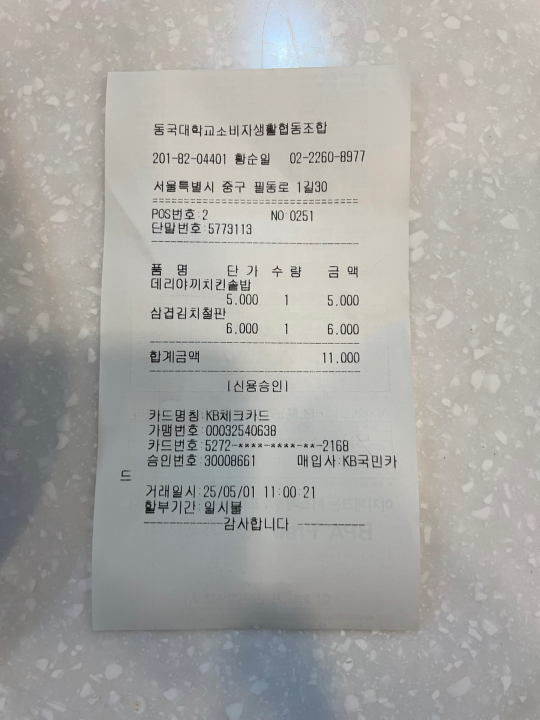
#> input picture recipt_image/recipt7.jpg, 1080 x 1440 px (shown at 1/2 size)
$ python imageprocess4.py
#> lines starting #> are read from the running program, lines starting #| are printed output that depends on the picture; after the words box and inside, x2 and y2 are one past the last pixel; in counts of white or black regions, pixels touching at a corner belong together
import cv2
import imutils
import numpy as np
from imutils.perspective import four_point_transform
from imutils.perspective import order_points

original_image =  cv2.imread("recipt_image/recipt7.jpg")
#> original_image is the input picture: shape (1440, 1080, 3); mean B, G, R 163.5, 167.4, 168.5

image = original_image.copy()
image = imutils.resize(image, width=500)

gray = cv2.cvtColor(image, cv2.COLOR_BGR2GRAY)

# 그림자 제거
dilated = cv2.dilate(gray, cv2.getStructuringElement(cv2.MORPH_RECT, (7, 7)))
bg = cv2.medianBlur(dilated, 21)
shadowless = cv2.absdiff(gray, bg)
shadowless = cv2.normalize(shadowless, None, 0, 255, cv2.NORM_MINMAX)

# 히스토그램 평활화
shadowless_eq = cv2.equalizeHist(shadowless)
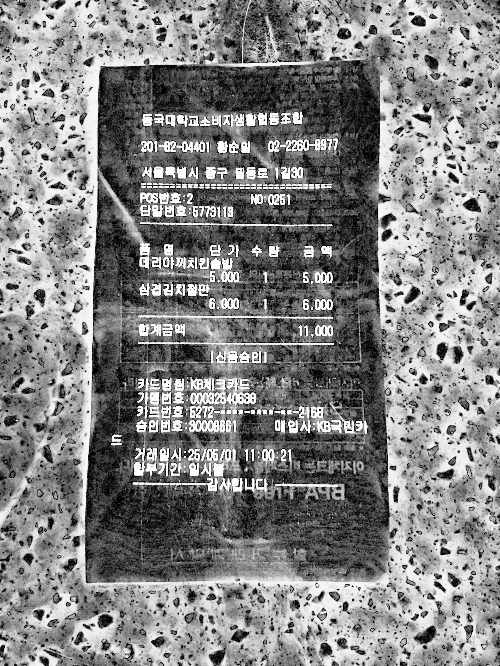
#> shadowless_eq: shape (666, 500); min 0, max 255, mean 132.2

# 밝기 대비 향상을 위해 adaptive threshold 적용
thresh = cv2.adaptiveThreshold(
    gray, 255,
    cv2.ADAPTIVE_THRESH_GAUSSIAN_C,
    cv2.THRESH_BINARY, 11, 2
)
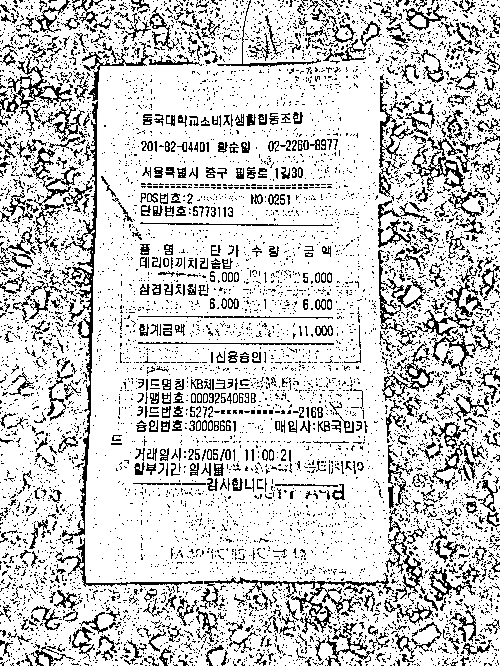
#> thresh: shape (666, 500); 80.6% white; black in thin lines or dots

# 이진화 결과 확인
cv2.imshow("Threshold", thresh)

blurred = cv2.GaussianBlur(thresh, (7,7,), 0)
edged = cv2.Canny(blurred, 50, 150)
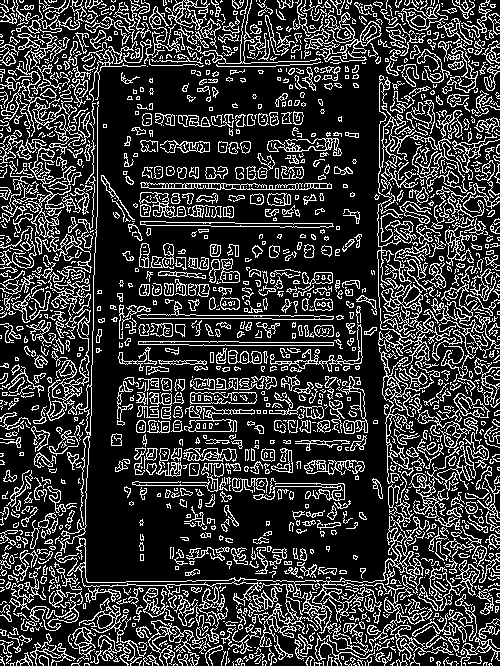
#> edged: shape (666, 500); 22.3% white in thin lines or dots

# 디버깅 1
cv2.imshow("Edged", edged)
cv2.waitKey(0)
cv2.destroyAllWindows()

# 외곽선 추출 및 면적 기준 정렬
cnts = cv2.findContours(edged.copy(), cv2.RETR_EXTERNAL, cv2.CHAIN_APPROX_SIMPLE)
#> cnts = 1665 contours, 1250 with area under 20; largest, box (x1, y1, x2, y2) and area: (54, 75, 500, 634) 8621, (0, 122, 96, 273) 1340, (304, 8, 382, 62) 835, (148, 586, 228, 666) 830, (140, 182, 332, 190) 828
cnts = imutils.grab_contours(cnts)
cnts = sorted(cnts, key=cv2.contourArea, reverse=True)

# 사각형 윤곽선 찾기
receiptCnt = None
min_area = image.shape[0] * image.shape[1] * 0.2  # 20% 이상만
#> min_area = 66600
max_area = image.shape[0] * image.shape[1] * 0.95  # 너무 큰 것도 제외
#> max_area = 316350

for c in cnts:
    if cv2.contourArea(c) < 10000: continue
    if cv2.contourArea(c) > 1000:
        area = cv2.contourArea(c)
        if area < min_area or area > max_area:
            continue
        hull = cv2.convexHull(c)
        peri = cv2.arcLength(hull, True)
        approx = cv2.approxPolyDP(hull, 0.02 * peri, True)

        if len(approx) == 4:
            area = cv2.contourArea(approx)
            x, y, w, h = cv2.boundingRect(approx)
            aspect_ratio = float(w) / h

            if area > max_area and 0.5 < aspect_ratio < 2.5:  # 세로로 긴 경우
                max_area = area
                receiptCnt = approx
            if 0.4 < aspect_ratio < 0.8 or 0.8 < aspect_ratio < 1.2 or aspect_ratio > 1.5:  # 다양한 가로/세로 비율 허용
                receiptCnt = approx
                break
#> after the loop, max_area = 316350

# 실패 시 방법1 - minAreaRect
if receiptCnt is None:
    print("1. Could not find 4-point contour. Using minAreaRect fallback.")
    blurred = cv2.GaussianBlur(thresh, (5,5,), 0)
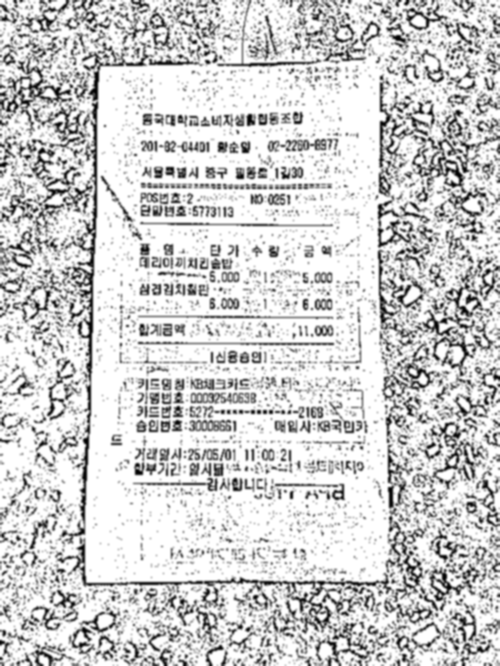
#> blurred: shape (666, 500); min 0, max 255, mean 205.4
    edged = cv2.Canny(blurred, 50, 150)
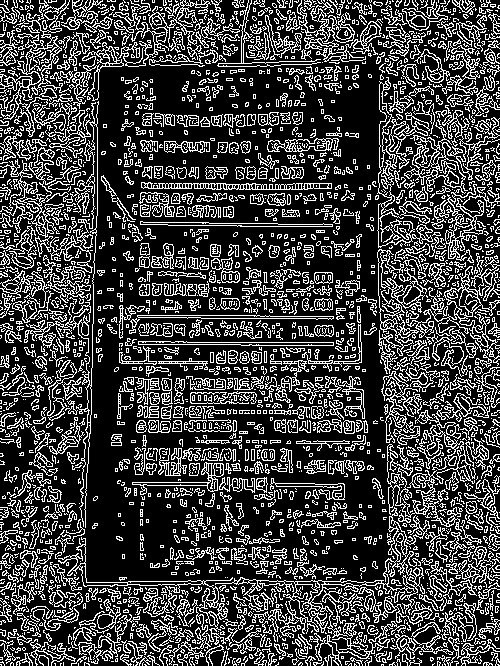
#> edged: shape (666, 500); 25.9% white in thin lines or dots
    cnts = cv2.findContours(edged.copy(), cv2.RETR_EXTERNAL, cv2.CHAIN_APPROX_SIMPLE)
#> cnts = 2473 contours, 1998 with area under 20; largest, box (x1, y1, x2, y2) and area: (0, 101, 99, 528) 3398, (215, 507, 430, 642) 3118, (407, 253, 500, 368) 1770, (387, 410, 476, 532) 1643, (58, 537, 233, 666) 1614
    cnts = imutils.grab_contours(cnts)
    cnts = sorted(cnts, key=cv2.contourArea, reverse=True)
    largest = max(cnts, key=cv2.contourArea)
#> largest = contour of 2774 points, box (x1, y1, x2, y2) (0, 101, 99, 528), area 3398
    area = cv2.contourArea(largest)
#> area = 3398

    if area < min_area or area > max_area:
        print("❌ minAreaRect contour size out of range")
    else:
        rect = cv2.minAreaRect(largest)
        box = cv2.boxPoints(rect)
        box = order_points(box)
        w, h = rect[1]
        angle = abs(rect[2])
        aspect_ratio = max(w, h) / (min(w, h) + 1e-5)

        if angle > 30 or aspect_ratio > 4:
            print("⚠️ minAreaRect shape invalid → ignored")
        else:
            receiptCnt = np.intp(box)


# 실패 시 방법2
if receiptCnt is None:
    print("2. Could not find 4-point contour. Using minAreaRect fallback.")
    _, otsu = cv2.threshold(gray, 0, 255, cv2.THRESH_BINARY + cv2.THRESH_OTSU)
#> otsu: shape (666, 500); 63% white; 401 black regions (272 under 20 px), largest, box (x1, y1, x2, y2) and area: (0, 90, 500, 666) 114898, (91, 103, 97, 229) 473, (90, 71, 99, 101) 164
    otsu_blurred = cv2.GaussianBlur(otsu, (7, 7), 0)
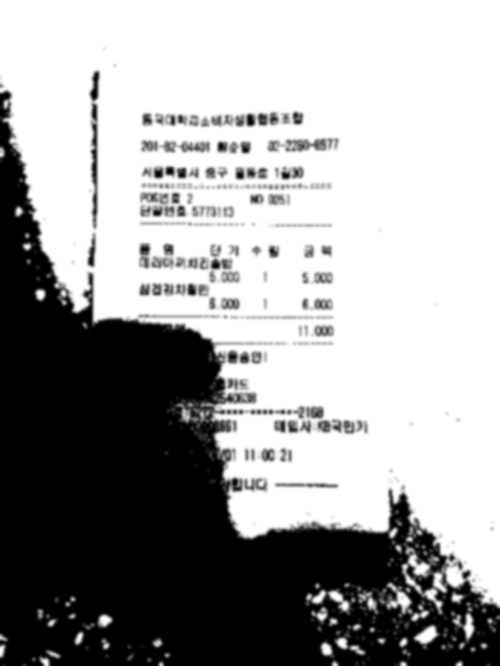
#> otsu_blurred: shape (666, 500); min 0, max 255, mean 160.6
    otsu_edged = cv2.Canny(otsu_blurred, 50, 150)
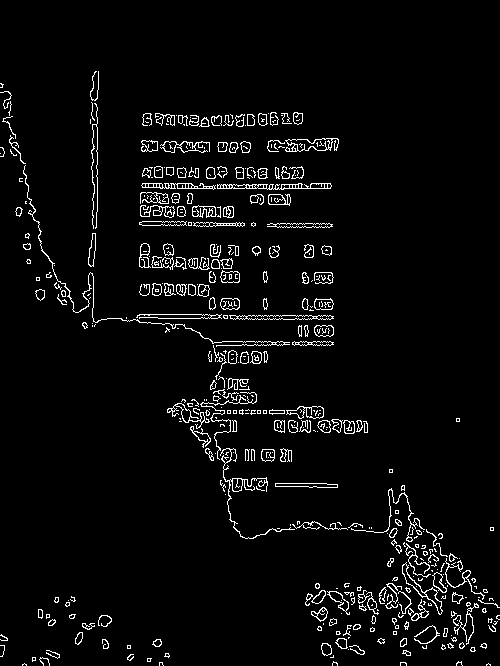
#> otsu_edged: shape (666, 500); 4.1% white in thin lines or dots, all inside (x1, y1, x2, y2) = (0, 71, 500, 666)
    cnts = cv2.findContours(otsu_edged.copy(), cv2.RETR_EXTERNAL, cv2.CHAIN_APPROX_SIMPLE)[0]
#> cnts = 402 contours, 275 with area under 20; largest, box (x1, y1, x2, y2) and area: (285, 138, 339, 152) 438, (217, 183, 332, 190) 388, (402, 562, 443, 615) 368, (229, 315, 334, 320) 329, (286, 406, 324, 419) 282
    cnts = sorted(cnts, key=cv2.contourArea, reverse=True)
    for c in cnts:
        area = cv2.contourArea(c)
        if area < min_area or area > max_area:
            continue
        peri = cv2.arcLength(c, True)
        approx = cv2.approxPolyDP(c, 0.02 * peri, True)
        if len(approx) == 4:
            receiptCnt = approx
            break
#> this loop made 402 passes
#> area on passes 1 to 3: 438, 388.5, 367.5

if receiptCnt is None:
    print("⚠️ 윤곽선 검출 실패 → 원본 이미지 그대로 사용")
    receipt = original_image.copy()
else:
    print("✅ 윤곽선 검출 성공 → 투시 변환")


# 윤곽선 시각화 (윤곽선이 있을 경우만)
output = image.copy()
if receiptCnt is not None:
    cv2.drawContours(output, [receiptCnt], -1, (255, 0, 0), 3)
    cv2.imshow("Receipt Outline", output)
    ratio = original_image.shape[1] / float(image.shape[1])
    receipt = four_point_transform(original_image, receiptCnt.reshape(4, 2) * ratio)

cv2.imwrite("result/receipt.jpg", receipt)
cv2.imshow("Receipt", receipt)
cv2.waitKey(0)
cv2.destroyAllWindows()

$ run again, with recipt_image/recipt1.jpg copied over recipt_image/recipt7.jpg
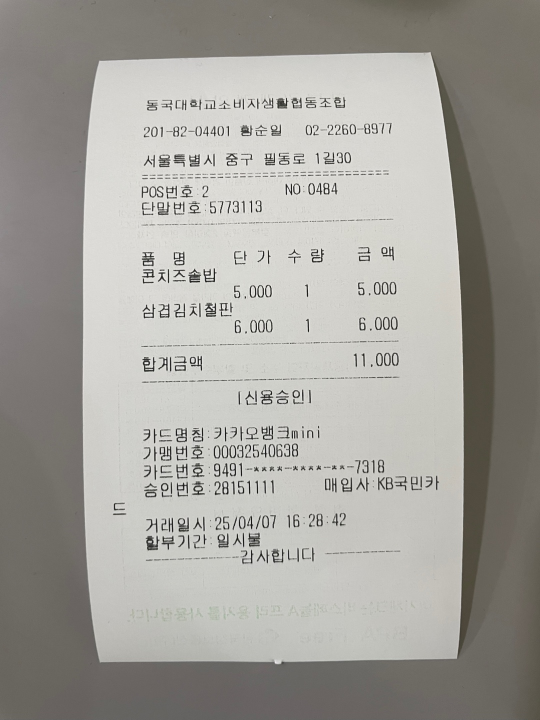
#> input picture recipt_image/recipt1.jpg, 1080 x 1440 px (shown at 1/2 size)
#> original_image is the input picture: shape (1440, 1080, 3); mean B, G, R 156, 161.6, 163.6
#> `thresh = cv2.adaptiveThreshold( gray, 255, cv2.ADAPTIVE_THRESH_GAUSSIA..`:
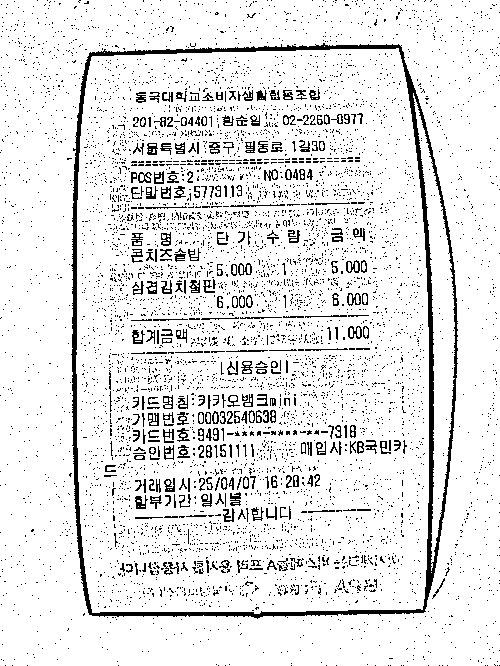
#> thresh: shape (666, 500); 90.1% white; black in thin lines or dots
#> `cnts = cv2.findContours(edged.copy(), cv2.RETR_EXTERNAL, cv2.CHAIN_APP..`: cnts = 76 contours, 60 with area under 20; largest, box (x1, y1, x2, y2) and area: (71, 43, 459, 619) 208347, (461, 511, 470, 527) 56, (432, 567, 451, 599) 52, (18, 45, 35, 66) 46, (489, 282, 497, 298) 44
#> the loop `for c in cnts:` made 76 passes
#> peri on pass 1: 1790.7
#> after the loop `for c in cnts:`: max_area = 316350
#> `cnts = cv2.findContours(edged.copy(), cv2.RETR_EXTERNAL, cv2.CHAIN_APP..`: cnts = 278 contours, 248 with area under 20; largest, box (x1, y1, x2, y2) and area: (71, 43, 458, 619) 208124, (432, 578, 446, 599) 58, (489, 283, 497, 298) 44, (70, 24, 80, 31) 36, (395, 8, 403, 20) 36
#> largest = contour of 445 points, box (x1, y1, x2, y2) (71, 43, 458, 619), area 208124
#> `area = cv2.contourArea(largest)`: area = 208124.5
#> rect = ((264, 330.5), (575, 386), -90)
#> `box = cv2.boxPoints(rect)`: box = [[457, 618], [71, 618], [71, 43], [457, 43]]
#> `box = order_points(box)`: box = [[71, 43], [457, 43], [457, 618], [71, 618]]
#> w = 575; h = 386
#> angle = 90
#> aspect_ratio = 1.49
#> otsu: shape (666, 500); 54.6% white; 543 black regions (350 under 20 px), largest, box (x1, y1, x2, y2) and area: (0, 0, 500, 666) 140867, (230, 493, 241, 506) 110, (135, 495, 148, 509) 109
#> `otsu_edged = cv2.Canny(otsu_blurred, 50, 150)`:
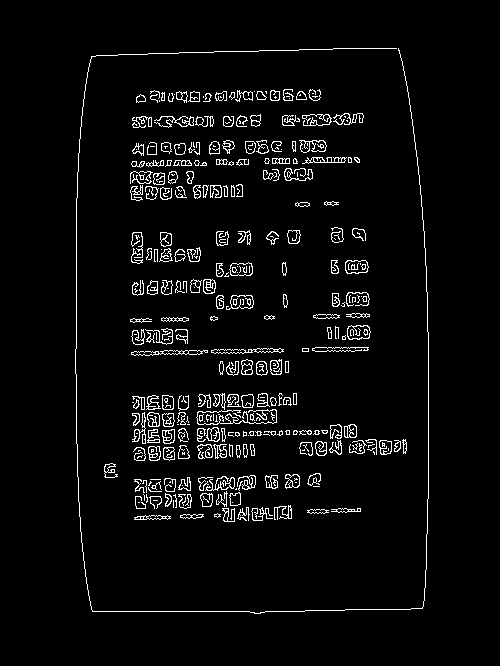
#> otsu_edged: shape (666, 500); 4.3% white in thin lines or dots, all inside (x1, y1, x2, y2) = (75, 48, 429, 614)
#> `cnts = cv2.findContours(otsu_edged.copy(), cv2.RETR_EXTERNAL, cv2.CHAI..`: cnts = 304 contours, 177 with area under 20; largest, box (x1, y1, x2, y2) and area: (347, 325, 371, 340) 279, (226, 295, 254, 310) 270, (345, 260, 369, 274) 264, (229, 262, 253, 276) 252, (299, 140, 327, 153) 226
#> the loop `for c in cnts:` made 304 passes

$ run again, with recipt_image/recipt11.jpg copied over recipt_image/recipt7.jpg
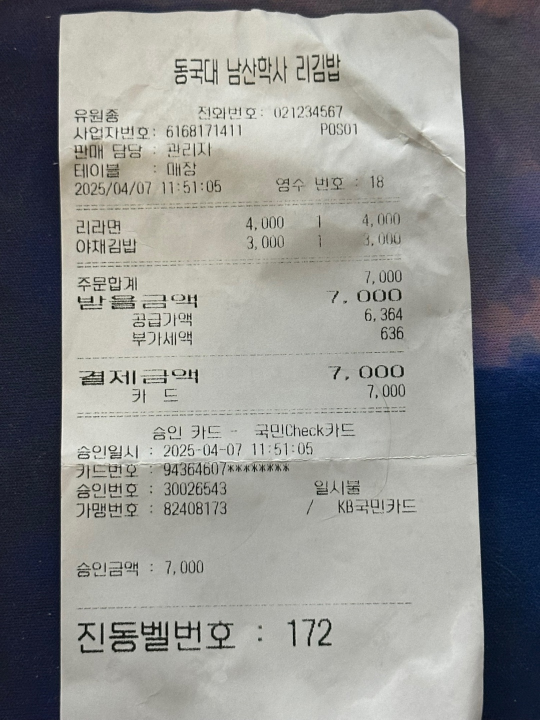
#> input picture recipt_image/recipt11.jpg, 1080 x 1440 px (shown at 1/2 size)
#> original_image is the input picture: shape (1440, 1080, 3); mean B, G, R 142.7, 144.5, 143.6
#> thresh: shape (666, 500); 72.8% white; black in thin lines or dots
#> `cnts = cv2.findContours(edged.copy(), cv2.RETR_EXTERNAL, cv2.CHAIN_APP..`: cnts = 1623 contours, 1166 with area under 20; largest, box (x1, y1, x2, y2) and area: (125, 301, 436, 438) 3140, (241, 491, 382, 563) 2097, (93, 584, 292, 666) 2009, (0, 187, 54, 528) 1774, (0, 0, 132, 191) 1515
#> after the loop `for c in cnts:`: max_area = 316350
#> `cnts = cv2.findContours(edged.copy(), cv2.RETR_EXTERNAL, cv2.CHAIN_APP..`: cnts = 2579 contours, 2066 with area under 20; largest, box (x1, y1, x2, y2) and area: (429, 40, 500, 666) 9153, (0, 324, 54, 464) 2185, (300, 459, 396, 610) 2057, (172, 196, 288, 326) 1735, (0, 93, 53, 186) 1614
#> largest = contour of 3759 points, box (x1, y1, x2, y2) (429, 40, 500, 666), area 9153
#> `area = cv2.contourArea(largest)`: area = 9153
#> otsu: shape (666, 500); 72.3% white; 760 black regions (641 under 20 px), largest, box (x1, y1, x2, y2) and area: (0, 0, 500, 666) 83252, (131, 575, 156, 603) 341, (191, 574, 218, 600) 213
#> `otsu_edged = cv2.Canny(otsu_blurred, 50, 150)`:
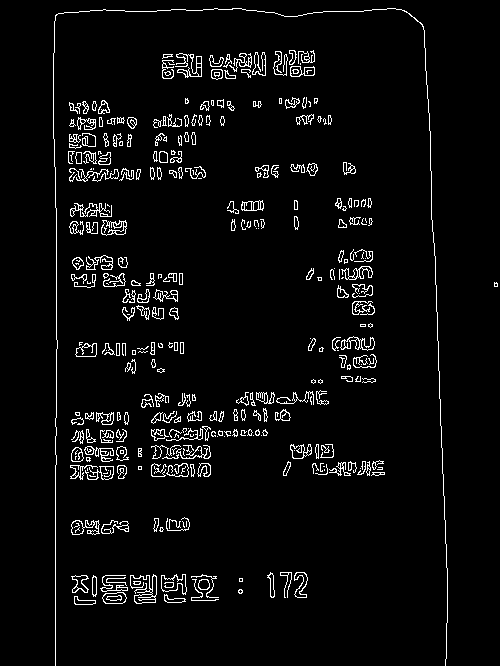
#> otsu_edged: shape (666, 500); 4.4% white in thin lines or dots, all inside (x1, y1, x2, y2) = (53, 8, 498, 666)
#> `cnts = cv2.findContours(otsu_edged.copy(), cv2.RETR_EXTERNAL, cv2.CHAI..`: cnts = 323 contours, 176 with area under 20; largest, box (x1, y1, x2, y2) and area: (161, 574, 187, 595) 300, (101, 220, 127, 236) 292, (130, 574, 157, 604) 267, (340, 336, 375, 351) 239, (71, 520, 100, 535) 233
#> the loop `for c in cnts:` made 323 passes
